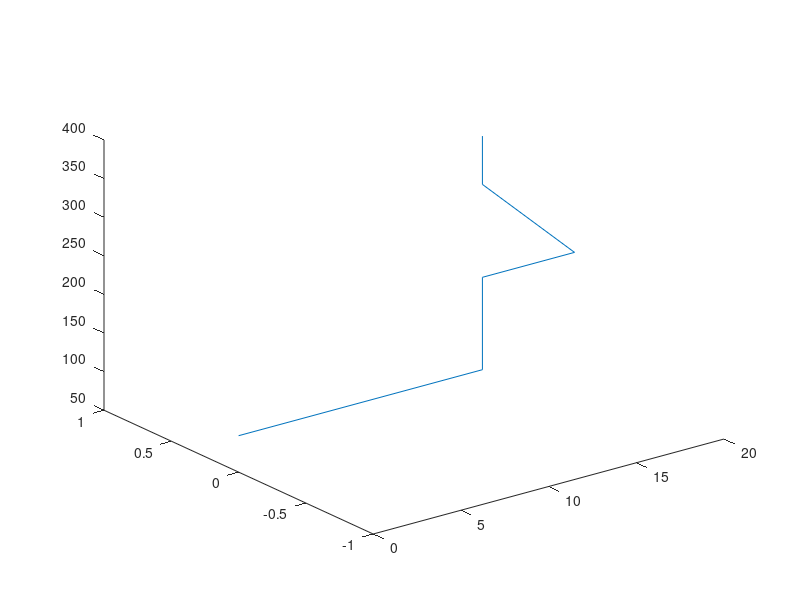

MATLAB code for this plot:
l__0 = 97.15;
l__1 = 119.65;
l__2 = 120.35;
l__3 = 62.6;
O__1 = 13.9;
O__2 = 5.25;
a = 0
b = 0
c = 0
d = 0
e = 0

x = [];
y = []; 
z = [];

%for a_v = 0 : 20 : 180
%for b_v = 0 : 20 : 180
%for c_v = 0 : 20 : 180
%for d_v = 0 : 20 : 180
%for e_v = 0 : 20 : 180
%    a = (pi*a_v)/180;
%    b = (pi*b_v)/180;
%    c = (pi*c_v)/180;
%    d = (pi*d_v)/180;
%    e = (pi*e_v)/180;

    A__0 = [1, 0, 0, 0 ; 0, 1, 0, 0 ; 0, 0, 1, 0 ; 0, 0, l__0, 1].';
    A = [cos(a), sin(a), 0, 0 ; -sin(a), cos(a), 0, 0 ; 0, 0, 1, 0 ; 0, 0, 0, 1].';
    A__2 =[1, 0, 0, 0 ; 0, 1, 0, 0 ; 0, 0, 1, 0 ; O__1, 0, 0, 1].';
    B = [1, 0, 0, 0 ; 0, cos(b), sin(b), 0 ; 0, -sin(b), cos(b), 0 ; 0, 0, 0, 1].';
    C = [1, 0, 0, 0 ; 0, 1, 0, 0 ; 0, 0, 1, 0 ; 0, 0, l__1, 1].';
    E = [1, 0, 0, 0 ; 0, cos(c), sin(c), 0 ; 0, -sin(c), cos(c), 0 ; 0, 0, 0, 1].';
    E__2 =[1, 0, 0, 0 ; 0, 1, 0, 0 ; 0, 0, 1, 0 ; O__2, 0, 0, 1].';
    F = [cos(d), 0, sin(d), 0 ; 0, 1, 0, 0 ; -sin(d), 0, cos(d), 0 ; 0, 0, 0, 1].';
    G = [1, 0, 0, 0 ; 0, 1, 0, 0 ; 0, 0, 1, 0 ; -O__2, 0, l__2, 1].';
    H = [1, 0, 0, 0 ; 0, cos(e), sin(e), 0 ; 0, -sin(e), cos(e), 0 ; 0, 0, 0, 1].';
    J = [1, 0, 0, 0 ; 0, 1, 0, 0 ; 0, 0, 1, 0 ; 0, 0, l__3, 1].';
    list = {A__0, A ,A__2,B,C,E,E__2,F,G,H,J};
    x2 = [];
    y2 = [];
    z2 = [];
    ind = [1 0 0 0; 0 1 0 0; 0 0 1 0 ; 0 0 0 1];
    jjjj = size(list);
    for i = 1 : 1 : jjjj(2)
        ind = ind*list{i};
        x2(i) = ind(1,4);
        y2(i) = ind(2,4);
        z2(i) = ind(3,4);
    end
    iiii = size(x);
    x(iiii(2)+1) = x2(jjjj(2));
    y(iiii(2)+1) = y2(jjjj(2));
    z(iiii(2)+1) = z2(jjjj(2));
    plot3(x2,y2,z2)
    %xlim([-250 250])
    %ylim([-250 250])
    %zlim([0 500])
%end
%end
%end
%end
%ppy = a_v
%end
%densityScatter([x,y,z])
%densityScatterChart(x,y)
%scatter3(x,y,z,'blue','filled')
%plot3(x,y,z)
